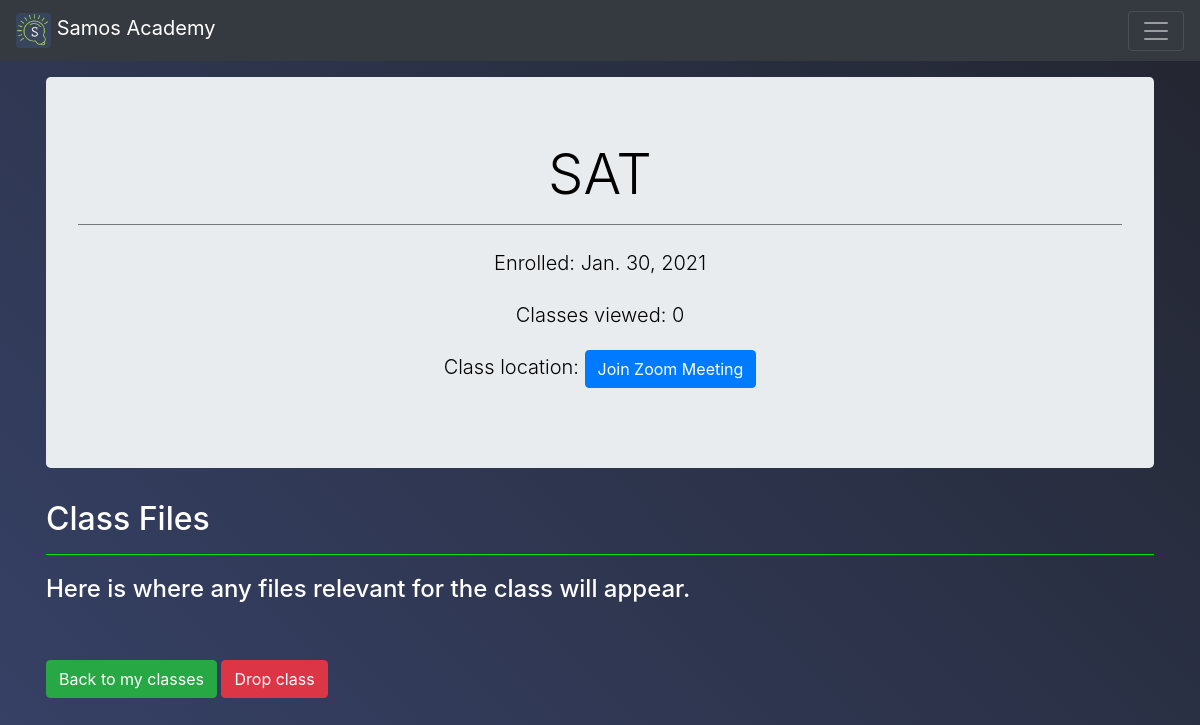
/view_class/Exam/1 (signed in), run on the app's committed database.
### academy/models.py (models this page shows)
class Exam(models.Model):
    EXAMS_CHOICES = [
        ('sat', 'SAT'),
        ('act', 'ACT'),
        ('toefl', 'TOEFL'),
        ('ielts', 'IELTS'),
        ('ap_phys1', 'AP Physics 1'),
        ('ap_phys2', 'AP Physics 2'),
        ('ap_phys_em', 'AP Physics C: Electricity & Magnetism'),
        ('ap_phys_mech', 'AP Physics C: Mechanics'),
    ]
    user_id = models.IntegerField()
    exam = models.CharField(max_length=20)
    date = models.DateField(auto_now_add=True)
    viewed = models.IntegerField(null=True, default=0)
    test_date = models.DateField(null=True)
    link = models.TextField(null=True)
    files = models.FileField(upload_to='documents/class_files', null=True, blank=True)
    comments = models.TextField(null=True, blank=True)
    created = models.DateTimeField(auto_now_add=True, auto_now=False)
    class Meta:
        ordering = ('-created',)
    def __str__(self):
        if self.exam in ['sat', 'act','toefl', 'ielts']:
            return self.exam.upper()
        elif self.exam == 'ap_phys1':
            return 'AP Physics 1'
        elif self.exam == 'ap_phys2':
            return 'AP Physics 2'
        elif self.exam == 'ap_phys_em':
            return 'AP Physics C: Electricity & Magnetism'
        elif self.exam == 'ap_phys_mech':
            return 'AP Physics C: Mechanics'
        else:
            return self.exam

### academy/views.py (the view, shortened to what this page needs)
# urls.py: path('view_class/<str:class_type>/<int:class_id>', views.view_class, name='view_class'),
@login_required
@object_required
def view_class(request, class_type, class_id):
    if class_type == 'Subject':
        return render(request, 'academy/view_class.html', {
            'class': Subject.objects.get(pk=class_id),
            'class_type': 'Subject'
        })
    return render(request, 'academy/view_class.html', {
            'class': Exam.objects.get(pk=class_id),
            'class_type': 'Exam'
        })

### academy/views.py (called while the page is built)
def object_required(f):
    @wraps(f)
    def decorated_function(*args, **kwargs):
        try:
            return f(*args, **kwargs)
        except ObjectDoesNotExist:
            messages.warning(args[0], 'Seems like that element requested does not exist. Please try again.')
            return HttpResponseRedirect(reverse('academy:index'))
    return decorated_function

### academy/templates/academy/view_class.html (shortened to what this page needs)
{% extends 'academy/layout.html' %}
{% block body %}
    <div class="jumbotron">
        <h1 class="display-4">{{ class }}</h1>
        <hr>
        <p class="lead">Enrolled: {{ class.date }}</p>
        <p class="lead">Classes viewed: {{ class.viewed }}</p>
        {% if class.link %}
            <p class="lead">Class location:  <a class="btn btn-primary" href="{{ class.link }}">Join Zoom Meeting</a></p>
        {% endif %}
    </div>
    <div class="class-description">
        <h2>Class Files</h2>
        <hr>
        {% if files %}
        {% else %}
            <h4>Here is where any files relevant for the class will appear.</h4>
        {% endif %}
    </div>
    <a class="btn btn-success my-5" href="{% url 'academy:classes' %}">Back to my classes</a>
    <button type="button" class="btn btn-danger my-2" data-toggle="modal" data-target="#dropClassModal">
        Drop class
    </button>
{% endblock %}

### academy/static/academy/styles.css (style rules this page uses)
a { color: #00ff00; }
html, body { background-image: linear-gradient(45deg, #364166, #232630); color: #ffffff; }
h1 { text-align: center; }
hr { margin-bottom: 20px; background-color: #00ff00; }
p { font-size: 1.3vw; line-height: 1.8; }
.jumbotron { color: #000000; }
.jumbotron > hr { background-color: #858585; }
.lead { text-align: center; }

### data on the page
Exam: exam "SAT", date "Jan. 30, 2021", viewed "0"
